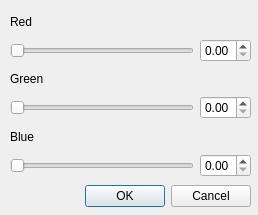
<?xml version="1.0" encoding="UTF-8"?>
<ui version="4.0">
 <class>Dialog</class>
 <widget class="QDialog" name="Dialog">
  <property name="geometry">
   <rect>
    <x>0</x>
    <y>0</y>
    <width>258</width>
    <height>215</height>
   </rect>
  </property>
  <property name="windowTitle">
   <string>Color Balance</string>
  </property>
  <widget class="QDialogButtonBox" name="buttonBox">
   <property name="geometry">
    <rect>
     <x>30</x>
     <y>180</y>
     <width>221</width>
     <height>32</height>
    </rect>
   </property>
   <property name="orientation">
    <enum>Qt::Horizontal</enum>
   </property>
   <property name="standardButtons">
    <set>QDialogButtonBox::Cancel|QDialogButtonBox::Ok</set>
   </property>
  </widget>
  <widget class="QWidget" name="verticalLayoutWidget">
   <property name="geometry">
    <rect>
     <x>10</x>
     <y>10</y>
     <width>241</width>
     <height>167</height>
    </rect>
   </property>
   <layout class="QGridLayout" name="gridLayout_9">
    <item row="0" column="0">
     <layout class="QGridLayout" name="gridLayout_8">
      <item row="1" column="0">
       <widget class="QSlider" name="red_slider">
        <property name="minimum">
         <number>0</number>
        </property>
        <property name="maximum">
         <number>1000</number>
        </property>
        <property name="orientation">
         <enum>Qt::Horizontal</enum>
        </property>
       </widget>
      </item>
      <item row="1" column="1">
       <widget class="QDoubleSpinBox" name="red_spinbox">
        <property name="minimum">
         <double>0.000000000000000</double>
        </property>
        <property name="maximum">
         <double>1.000000000000000</double>
        </property>
        <property name="singleStep">
         <double>0.010000000000000</double>
        </property>
       </widget>
      </item>
      <item row="0" column="0">
       <widget class="QLabel" name="label_8">
        <property name="text">
         <string>Red</string>
        </property>
       </widget>
      </item>
     </layout>
    </item>
    <item row="1" column="0">
     <layout class="QGridLayout" name="gridLayout_7">
      <item row="1" column="0">
       <widget class="QSlider" name="green_slider">
        <property name="minimum">
         <number>0</number>
        </property>
        <property name="maximum">
         <number>1000</number>
        </property>
        <property name="orientation">
         <enum>Qt::Horizontal</enum>
        </property>
       </widget>
      </item>
      <item row="1" column="1">
       <widget class="QDoubleSpinBox" name="green_spinbox">
        <property name="minimum">
         <double>0.000000000000000</double>
        </property>
        <property name="maximum">
         <double>1.000000000000000</double>
        </property>
        <property name="singleStep">
         <double>0.010000000000000</double>
        </property>
       </widget>
      </item>
      <item row="0" column="0">
       <widget class="QLabel" name="label_7">
        <property name="text">
         <string>Green</string>
        </property>
       </widget>
      </item>
     </layout>
    </item>
    <item row="2" column="0">
     <layout class="QGridLayout" name="gridLayout_6">
      <item row="1" column="0">
       <widget class="QSlider" name="blue_slider">
        <property name="minimum">
         <number>0</number>
        </property>
        <property name="maximum">
         <number>1000</number>
        </property>
        <property name="orientation">
         <enum>Qt::Horizontal</enum>
        </property>
       </widget>
      </item>
      <item row="1" column="1">
       <widget class="QDoubleSpinBox" name="blue_spinbox">
        <property name="minimum">
         <double>0.000000000000000</double>
        </property>
        <property name="maximum">
         <double>1.000000000000000</double>
        </property>
        <property name="singleStep">
         <double>0.010000000000000</double>
        </property>
       </widget>
      </item>
      <item row="0" column="0">
       <widget class="QLabel" name="label_6">
        <property name="text">
         <string>Blue</string>
        </property>
       </widget>
      </item>
     </layout>
    </item>
   </layout>
  </widget>
 </widget>
 <resources/>
 <connections>
  <connection>
   <sender>buttonBox</sender>
   <signal>accepted()</signal>
   <receiver>Dialog</receiver>
   <slot>accept()</slot>
   <hints>
    <hint type="sourcelabel">
     <x>248</x>
     <y>254</y>
    </hint>
    <hint type="destinationlabel">
     <x>157</x>
     <y>274</y>
    </hint>
   </hints>
  </connection>
  <connection>
   <sender>buttonBox</sender>
   <signal>rejected()</signal>
   <receiver>Dialog</receiver>
   <slot>reject()</slot>
   <hints>
    <hint type="sourcelabel">
     <x>316</x>
     <y>260</y>
    </hint>
    <hint type="destinationlabel">
     <x>286</x>
     <y>274</y>
    </hint>
   </hints>
  </connection>
 </connections>
</ui>
